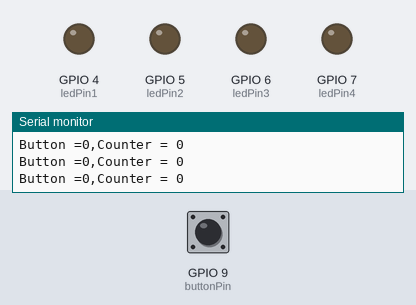
The sketch below on a simulated ESP32-S3. Parts: output pins drawn as LEDs (lit = HIGH), the last lines printed to the serial monitor. Dashed ring = blinking. The inputs (shaded band) are chosen by the test bench; at power-on: GPIO 9 (buttonPin) HIGH.

Above: at 1.4 s.
1.5 s: GPIO 9 (buttonPin) pulled LOW for 0.35 s
At 1.65 s:
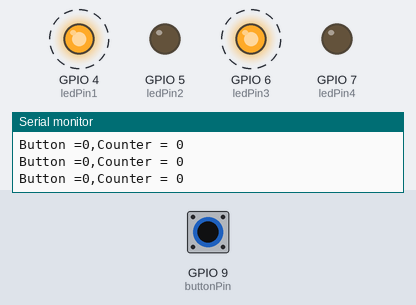
At 2.55 s:
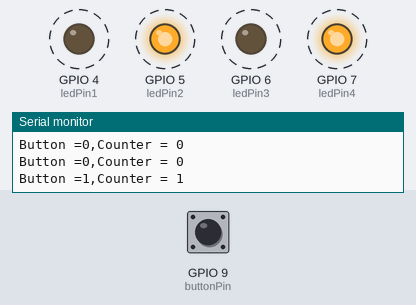
4.5 s: GPIO 9 (buttonPin) pulled LOW for 1 s
At 4.65 s:
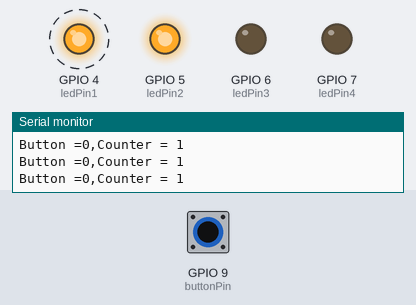
7.5 s: GPIO 9 (buttonPin) pulled LOW for 0.35 s
10.8 s: GPIO 9 (buttonPin) pulled LOW for 3.2 s
Timing chart, 0 to 16.5 s (numbered marks = the images above; inputs shaded):
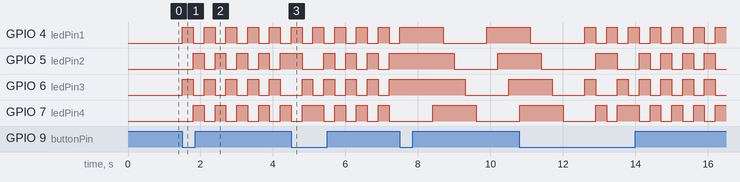

Measured:
- after the input at 1.5 s, GPIO 4 (ledPin1), GPIO 6 (ledPin3): alternates HIGH for 0.30 s and LOW for 0.30 s, starting at once; GPIO 5 (ledPin2), GPIO 7 (ledPin4): alternates HIGH for 0.30 s and LOW for 0.30 s, starting after 0.30 s

The sketch:

ss2.ino
```cpp
//SS2 - Stephany Pena

//VARIABLES
int counter = 0;
int ms = 300;
//Button
const int buttonPin = 9;
bool buttonState = 0; //current button state
bool lastButtonState = 0; //previous button state
//bool toggle = 0; //toggle for rising edge
//bool fallingToggle = 0; // toggle for falling edge


//LEDS
const int ledPin1 = 4;
const int ledPin2 = 5;
const int ledPin3 = 6;
const int ledPin4 = 7;


void setup() {
  // put your setup code here, to run once:
  pinMode(buttonPin, INPUT_PULLUP);


  pinMode(ledPin1, OUTPUT);
  pinMode(ledPin2, OUTPUT);
  pinMode(ledPin3, OUTPUT);
  pinMode(ledPin4, OUTPUT);


  //DEBUG
  Serial.begin(115200);


}

void loop() {
  // put your main code here, to run repeatedly:
  buttonState = !digitalRead(buttonPin);
  if(buttonState)//if buttone went from LOW to HIGH
  {
    //toggle = !toggle;
    counter++;

  }

  //FALLING EDGE
 /* if(!buttonState && lastButtonState)//if buttone went from HIGH to LOW
  {
    fallingToggle = !fallingToggle;
  }*/

  if(counter==1)
  {
    digitalWrite(ledPin1, HIGH);
    digitalWrite(ledPin2, LOW);
    digitalWrite(ledPin3, HIGH);
    digitalWrite(ledPin4, LOW);
    delay(ms);
    digitalWrite(ledPin1, LOW);
    digitalWrite(ledPin2, HIGH);
    digitalWrite(ledPin3, LOW);
    digitalWrite(ledPin4, HIGH);
    delay(ms);
  }
  else if(counter==2)
  {
    digitalWrite(ledPin1, HIGH);
    digitalWrite(ledPin2, HIGH);
    digitalWrite(ledPin3, LOW);
    digitalWrite(ledPin4, LOW);
    delay(ms);
    digitalWrite(ledPin1, LOW);
    digitalWrite(ledPin2, LOW);
    digitalWrite(ledPin3, HIGH);
    digitalWrite(ledPin4, HIGH);
    delay(ms);

  }
  else if(counter==3)
  {
    digitalWrite(ledPin1, HIGH);
    digitalWrite(ledPin2, LOW);
    digitalWrite(ledPin3, LOW);
    digitalWrite(ledPin4, HIGH);
    delay(ms);
    digitalWrite(ledPin1, LOW);
    digitalWrite(ledPin2, HIGH);
    digitalWrite(ledPin3, HIGH);
    digitalWrite(ledPin4, LOW);
    delay(ms);
  }
  else if(counter==4)
  {
    digitalWrite(ledPin1, HIGH);
    delay(ms);
    digitalWrite(ledPin2, HIGH);
    delay(ms);
    digitalWrite(ledPin3, HIGH);
    delay(ms);
    digitalWrite(ledPin4, HIGH);
    delay(ms);
    digitalWrite(ledPin1, LOW);
    delay(ms);
    digitalWrite(ledPin2, LOW);
    delay(ms);
    digitalWrite(ledPin3, LOW);
    delay(ms);
    digitalWrite(ledPin4, LOW);
    delay(ms);
  }
  else{
    delay(ms);
    counter = 0;
  }
  lastButtonState = buttonState;
  Serial.printf("Button =%i,Counter = %i \n", buttonState, counter);

}
```
